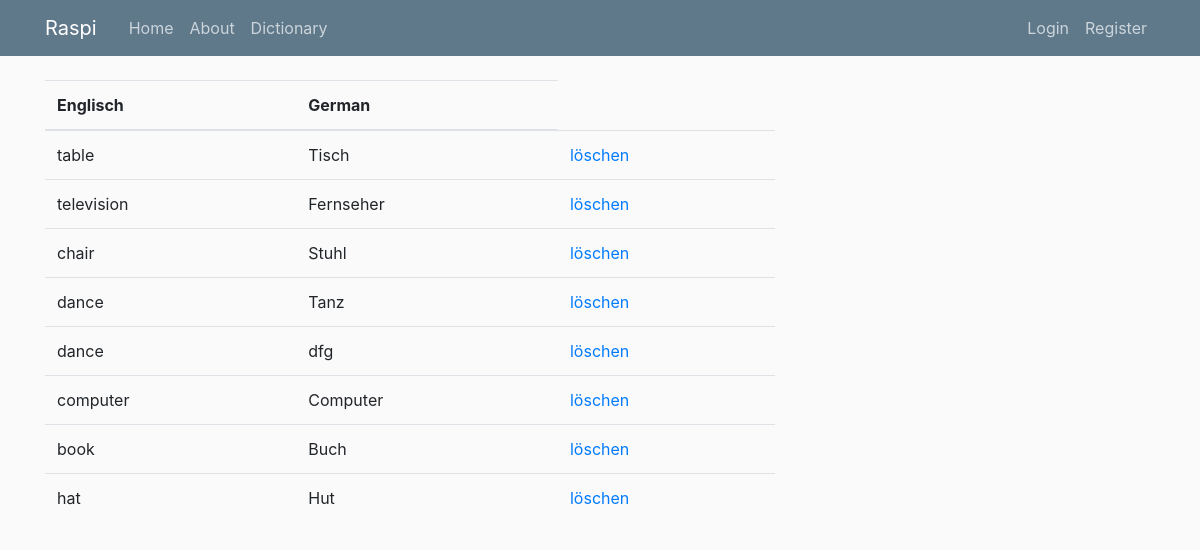
Before: /allwords with the older database file.
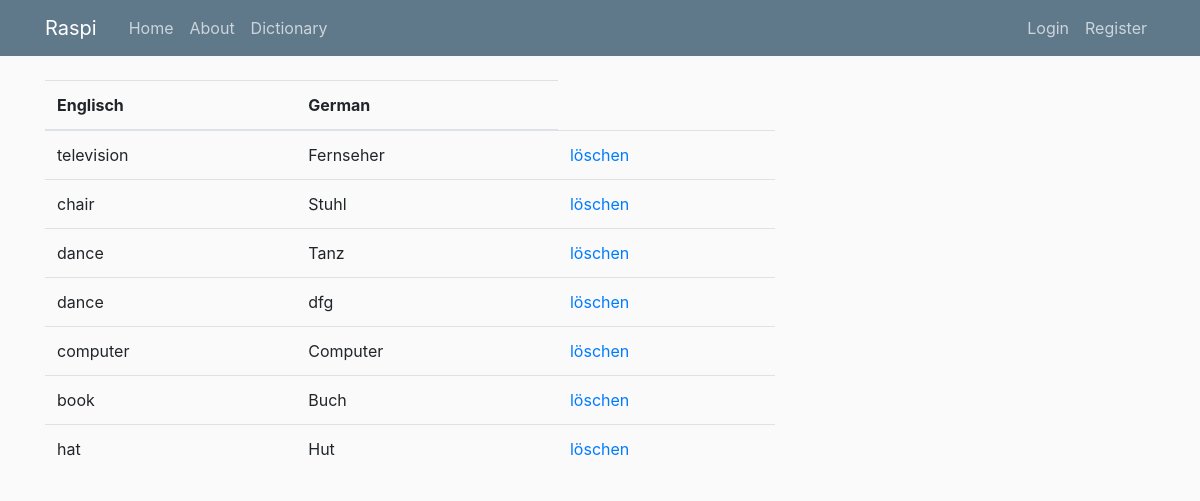
After: the same page with the newer database file.
### app/models.py (models this page shows, shortened)
class Dictionary(db.Model):
    id = db.Column(db.Integer, primary_key=True)
    engl = db.Column(db.String(120), unique=True, nullable=False)
    german = db.Column(db.String(120), unique=True, nullable=False)

### app/routes.py (the view)
@app.route('/allwords', methods=['GET', 'POST'])
def allwords():
    content = Dictionary.query.all()
    return render_template('allwords.html', content=content)

### app/templates/allwords.html
{% extends "base_layout.html" %}
{% import "bootstrap/wtf.html" as wtf%}
{% block content %}
<table class="table">
    <thead>
    <tr>
        <th scope="col">Englisch</th>
        <th scope="col">German</th>
    </tr>
    </thead>
    <tbody>
    {% for word in content %}
    <tr>
        <td>{{word.engl}}</td>
        <td>{{word.german}}</td>
        <td><a href="{{url_for('delete_word', word=word.engl)}}">löschen</a></td>
    </tr>
    {% endfor %}
    </tbody>
</table>
{% endblock %}

### app/templates/base_layout.html (shortened to what this page needs)
<!DOCTYPE html>
<html lang="en">
<head>
    <link rel="stylesheet" href="https://stackpath.bootstrapcdn.com/bootstrap/4.5.2/css/bootstrap.min.css"
>
    <link rel="stylesheet" type="text/css" href="{{ url_for('static', filename='main.css') }}">
</head>
<body>
<header class="site-header">
    <nav class="navbar navbar-expand-md navbar-dark bg-steel fixed-top">
        <div class="container">
            <a class="navbar-brand mr-4" href="/">Raspi</a>
            <div class="collapse navbar-collapse" id="navbarToggle">
                <div class="navbar-nav mr-auto">
                    <a class="nav-item nav-link" href="{{ url_for('index') }}">Home</a>
                    <a class="nav-item nav-link" href="{{ url_for('about') }}">About</a>
                    <a class="nav-item nav-link" href="{{ url_for('dictionary') }}">Dictionary</a>
                </div>
                <div class="navbar-nav">
                    {% if current_user.is_authenticated %}
                        <a class="nav-item nav-link" href="{{ url_for('logout') }}">Logout</a>
                    {% else %}
                        <a class="nav-item nav-link" href="{{ url_for('login') }}">Login</a>
                        <a class="nav-item nav-link" href="{{ url_for('register') }}">Register</a>
                    {% endif %}
                </div>
            </div>
        </div>
    </nav>
</header>
<main role="main" class="container">
    <div class="row">
        <div class="col-md-8">
            {% block content %}{% endblock %}
        </div>
    </div>
</main>
</body>
</html>

### app/static/main.css (style rules this page uses)
body { background: #fafafa; color: #333333; margin-top: 5rem; }
.bg-steel { background-color: #5f788a; }
.site-header .navbar-nav .nav-link { color: #cbd5db; }

Changed rows visible on the page:
removed Dictionary: engl "table", german "Tisch"
